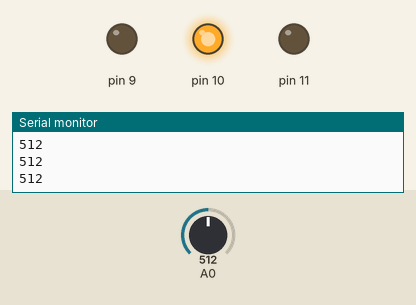
Simulated run of this sketch. Board: Arduino Uno, built with avr-gcc and run on an emulated ATmega328P. On the bench: output pins drawn as LEDs (lit = HIGH), the last lines printed to the serial monitor. Inputs (shaded band) come from the test bench; at power-on: A0 = 512.

Above: at 1.2 s.
1.3 s: A0 set to 485
At 2.1 s:
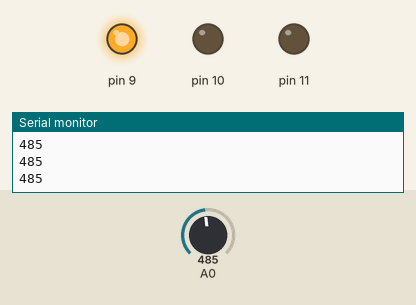
2.8 s: A0 set to 410
4.3 s: A0 set to 383
At 5.5 s:
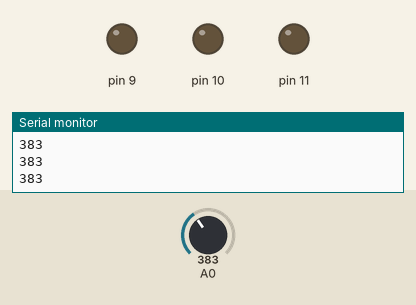
5.8 s: A0 set to 710
At 6.4 s:
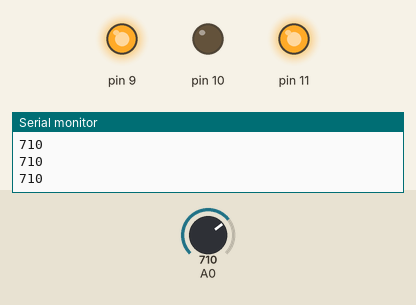
7.3 s: A0 set to 690
At 7.7 s:
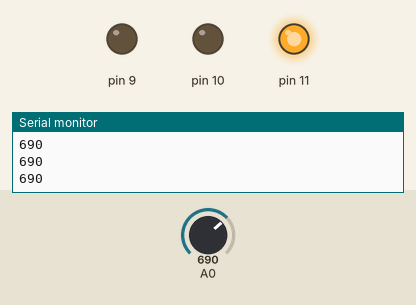
8.8 s: A0 set to 716
At 10.2 s:
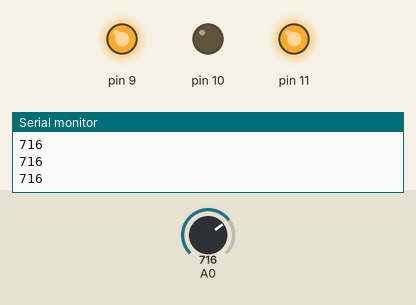
Timing chart, 0 to 11.3 s (numbered marks = the images above; inputs shaded):
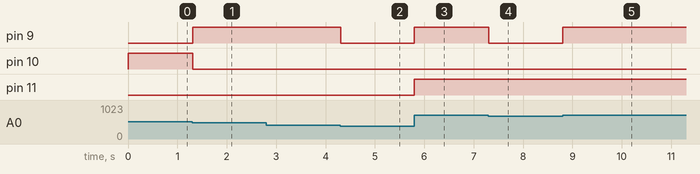

Measured:
- the behaviour switches between 500 and 499 on A0 (found by bisection; images 0 and 1)
- the behaviour switches between 400 and 399 on A0 (found by bisection; images 1 and 2)
- after the input at 1.3 s, pin 9: LOW → HIGH at once; pin 10: HIGH → LOW at once
- after the input at 4.3 s, pin 9: HIGH → LOW at once
- after the input at 5.8 s, pin 9, pin 11: LOW → HIGH at once
- after the input at 7.3 s, pin 9: HIGH → LOW at once
- after the input at 8.8 s, pin 9: LOW → HIGH at once

The sketch:

25.ino
```cpp
void setup() {
  // put your setup code here, to run once:
  Serial.begin(9600);
  pinMode(9,OUTPUT);
  pinMode(10,OUTPUT);
  pinMode(11,OUTPUT);
}

void loop() {
  // put your main code here, to run repeatedly:
  int Temp = analogRead(A0);
 if(Temp>=1000){
     digitalWrite(9,HIGH);
    digitalWrite(10,HIGH);
    digitalWrite(11,HIGH);
  }
  else if(Temp>=900){
    digitalWrite(9,LOW);
    digitalWrite(10,HIGH);
    digitalWrite(11,HIGH);
  }
  else if(Temp>=800) {
    digitalWrite(9,HIGH);
    digitalWrite(10,HIGH);
    digitalWrite(11,LOW);
  }
    else if(Temp>=700) {
    digitalWrite(9,HIGH);
    digitalWrite(10,LOW);
    digitalWrite(11,HIGH);
  }
  else if(Temp>=600) {
    digitalWrite(9,LOW);
    digitalWrite(10,LOW);
    digitalWrite(11,HIGH);
  }
  else if(Temp>=500) {
    digitalWrite(9,LOW);
    digitalWrite(10,HIGH);
    digitalWrite(11,LOW);
  }
    else if(Temp>=400) {
    digitalWrite(9,HIGH);
    digitalWrite(10,LOW);
    digitalWrite(11,LOW);
  }
  else{
    digitalWrite(9,LOW);
    digitalWrite(10,LOW);
    digitalWrite(11,LOW);
  }
  delay(10);
  Serial.flush();
  Serial.print(Temp);
  Serial.println();

}
```
